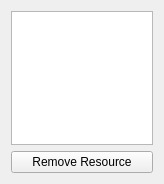
<?xml version="1.0" encoding="UTF-8"?>
<ui version="4.0">
 <class>ResourcesWidget</class>
 <widget class="QWidget" name="ResourcesWidget">
  <property name="geometry">
   <rect>
    <x>0</x>
    <y>0</y>
    <width>164</width>
    <height>184</height>
   </rect>
  </property>
  <property name="windowTitle">
   <string>Hierarchy</string>
  </property>
  <layout class="QVBoxLayout" name="verticalLayout">
   <item>
    <widget class="QListWidget" name="listWidget"/>
   </item>
   <item>
    <widget class="QPushButton" name="removeButton">
     <property name="text">
      <string>Remove Resource</string>
     </property>
    </widget>
   </item>
  </layout>
 </widget>
 <resources/>
 <connections/>
</ui>
